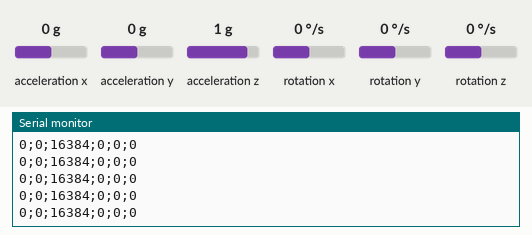
Bench run of a sketch on a simulated Arduino Uno, built with avr-gcc and run on an emulated ATmega328P. On the bench: the last lines printed to the serial monitor. Wiring (inferred from the names in the program): MPU-6050 motion sensor at I2C address 0x68. The test bench sets the inputs (shaded band); at power-on: rotation x 0 °/s, acceleration x 0 g, acceleration y 0 g, acceleration z 1 g, rotation y 0 °/s, rotation z 0 °/s.

Above: at 10.2 s.
10.3 s: rotation x set to 6 °/s
At 10.39 s:
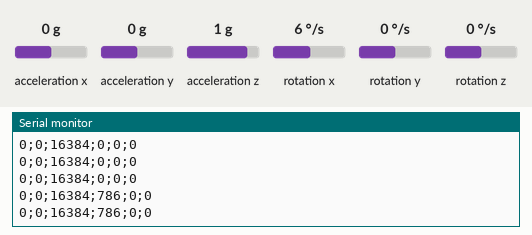
11.8 s: rotation x set to 9 °/s
At 11.87 s:
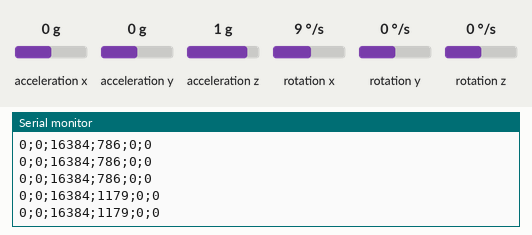
Timing chart, 0 to 14.8 s (numbered marks = the images above; inputs shaded):
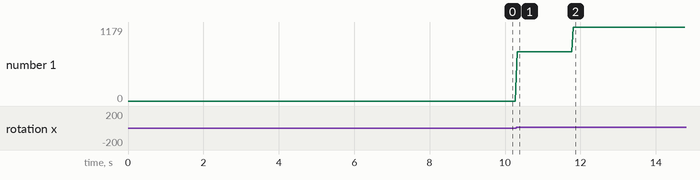

The sketch:

mpu6050.ino
```cpp
// MPU 6050   --->   Arduino
//
//  VCC   ----->   3.3v
//  GND   ----->   GND
//  SCL   ----->   A5 pin
//  SDA   ----->   A4 pin


#include<Wire.h>
const int MPU=0x68;  // I2C address of the MPU-6050
int16_t AcX,AcY,AcZ,Tmp,GyX,GyY,GyZ;

// value returned is in interval [-32768, 32767] so for normalize multiply GyX and others for gyro_normalizer_factor
// float gyro_normalizer_factor = 1.0f / 32768.0f;

void setup(){
  Wire.begin();
  Wire.beginTransmission(MPU);
  Wire.write(0x6B);  // PWR_MGMT_1 register
  Wire.write(0);     // set to zero (wakes up the MPU-6050)
  Wire.endTransmission(true);
  Serial.begin(9600);
}


void loop(){
  Wire.beginTransmission(MPU);
  Wire.write(0x3B);  // starting with register 0x3B (ACCEL_XOUT_H)
  Wire.endTransmission(false);
  Wire.requestFrom(MPU,14,true);  // request a total of 14 registers
  AcX=Wire.read()<<8|Wire.read();  // 0x3B (ACCEL_XOUT_H) & 0x3C (ACCEL_XOUT_L)
  AcY=Wire.read()<<8|Wire.read();  // 0x3D (ACCEL_YOUT_H) & 0x3E (ACCEL_YOUT_L)
  AcZ=Wire.read()<<8|Wire.read();  // 0x3F (ACCEL_ZOUT_H) & 0x40 (ACCEL_ZOUT_L)
  Tmp=Wire.read()<<8|Wire.read();  // 0x41 (TEMP_OUT_H) & 0x42 (TEMP_OUT_L)
  GyX=Wire.read()<<8|Wire.read();  // 0x43 (GYRO_XOUT_H) & 0x44 (GYRO_XOUT_L)
  GyY=Wire.read()<<8|Wire.read();  // 0x45 (GYRO_YOUT_H) & 0x46 (GYRO_YOUT_L)
  GyZ=Wire.read()<<8|Wire.read();  // 0x47 (GYRO_ZOUT_H) & 0x48 (GYRO_ZOUT_L)


  Serial.print(AcX); Serial.print(";"); Serial.print(AcY); Serial.print(";"); Serial.print(AcZ); Serial.print(";");
  Serial.print(GyX); Serial.print(";"); Serial.print(GyY); Serial.print(";"); Serial.print(GyZ); Serial.println("");
  Serial.flush();

  delay(25);
}
```

Measured:
- after the input at 10.3 s, the serial monitor: prints a new line at once (image 1)
- after the input at 11.8 s, the serial monitor: prints a new line at once (image 2)
- plotted number 1: 0 → 786 after the input at 10.3 s, 786 → 1179 after the input at 11.8 s
